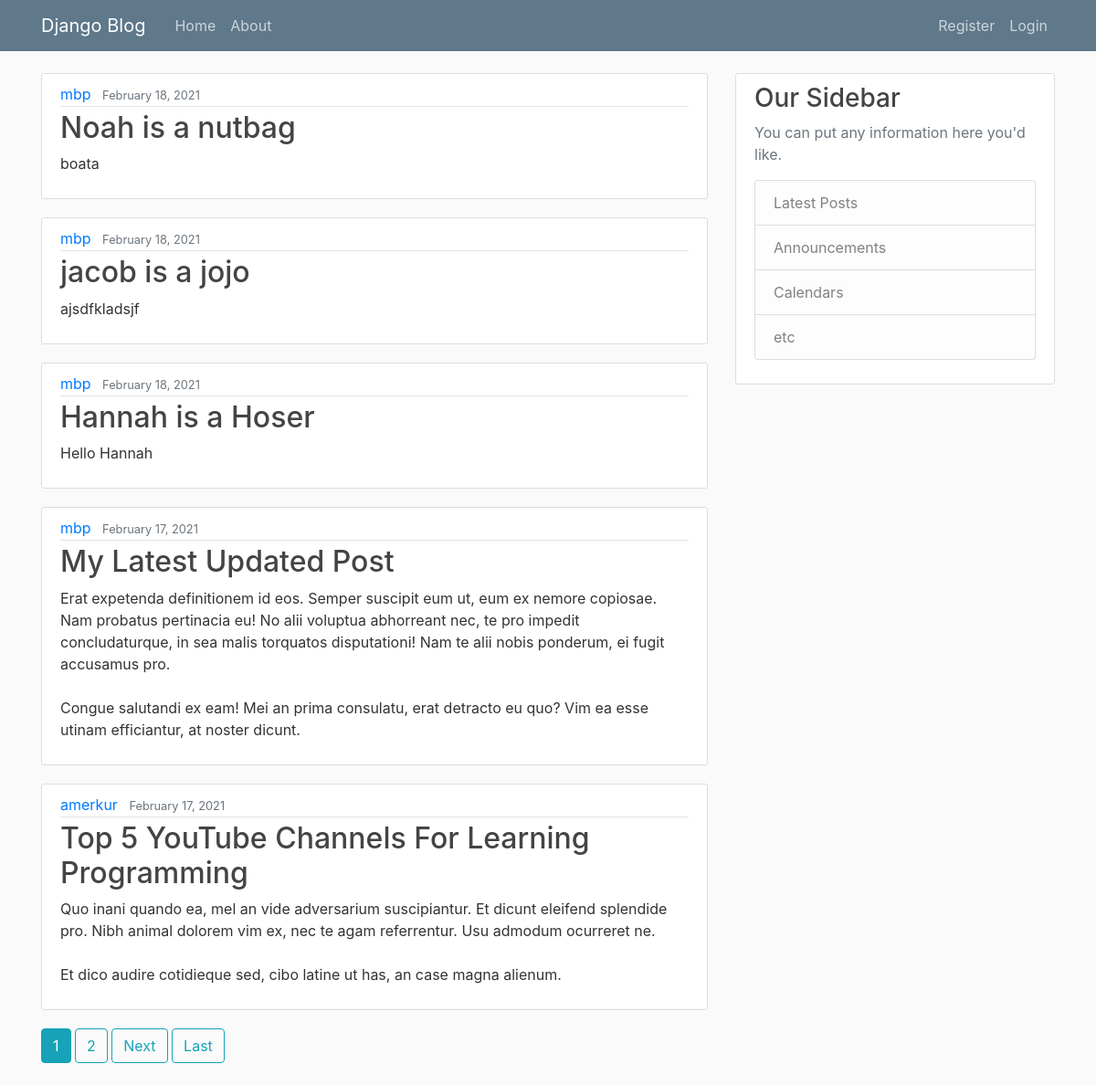
The page / on the database its author committed.
### blog/models.py (models this page shows, shortened)
class Post(models.Model):
    title = models.CharField(max_length=100)
    content = models.TextField()
    date_posted = models.DateTimeField(default=timezone.now)
    author = models.ForeignKey(User, on_delete=models.CASCADE)

### blog/views.py (the view)
# urls.py: path('', PostListView.as_view(), name='blog-home'),
class PostListView(ListView):
    model = Post
    template_name = 'blog/home.html'
    context_object_name = 'posts'
    ordering = ['-date_posted']
    paginate_by = 5

### blog/templates/blog/home.html (shortened to what this page needs)
{% extends 'blog/base.html' %}
{% block content %}
    {% for post in posts %}
        <article class="media content-section">
            <div class="media-body">
                <div class="article-metadata">
                    <a class="mr-2" href="{% url 'user-post' post.author.username %}">{{ post.author }}</a>
                    <small class="text-muted">{{ post.date_posted|date:"F d, Y" }}</small>
                </div>
                <h2><a class="article-title" href="{% url 'post-detail' post.id %}">{{ post.title }}</a></h2>
                <p class="article-content">{{ post.content }}</p>
            </div>
        </article>
    {% endfor %}
    {% if is_paginated %}
        {% for num in page_obj.paginator.page_range %}
            {% if page_obj.number == num %}
                <a class="btn btn-info mb-4" href="?page={{ num }}">{{ num }}</a>
            {% elif num > page_obj.number|add:'-2' and num < page_obj.number|add:'2' %}
                <a class="btn btn-outline-info mb-4" href="?page={{ num }}">{{ num }}</a>
            {% endif %}
        {% endfor %}
        {% if page_obj.has_next %}
            <a class="btn btn-outline-info mb-4" href="?page={{ page_obj.next_page_number }}">Next</a>
            <a class="btn btn-outline-info mb-4" href="?page={{ page_obj.paginator.num_pages }}">Last</a>
        {% endif %}
    {% endif %}
{% endblock content %}

### blog/templates/blog/base.html (shortened to what this page needs)
{% load static %}
<!DOCTYPE html>
<html>
    <head>
        <link rel="stylesheet" href="https://stackpath.bootstrapcdn.com/bootstrap/4.3.1/css/bootstrap.min.css">
        <link rel="stylesheet" href="{% static 'blog/main.css' %}">
    </head>
    <body>
    <header class="site-header">
        <nav class="navbar navbar-expand-md navbar-dark bg-steel fixed-top">
            <div class="container">
            <a class="navbar-brand mr-4" href="{% url 'blog-home' %}">Django Blog</a>
            <div class="collapse navbar-collapse" id="navbarToggle">
                <div class="navbar-nav mr-auto">
                <a class="nav-item nav-link" href="{% url 'blog-home' %}">Home</a>
                <a class="nav-item nav-link" href="{% url 'blog-about' %}">About</a>
                </div>
                <div class="navbar-nav">
                  {% if user.is_authenticated %}
                    <a class="nav-item nav-link" href="{% url 'post-create' %}">New Post</a>
                    <a class="nav-item nav-link" href="{% url 'profile' %}">Profile</a>
                    <a class="nav-item nav-link" href="{% url 'logout' %}">Logout</a>
                  {% else %}
                    <a class="nav-item nav-link" href="{% url 'register' %}">Register</a>
                    <a class="nav-item nav-link" href="{% url 'login' %}">Login</a>
                  {% endif %}
                </div>
            </div>
            </div>
        </nav>
    </header>
    <main role="main" class="container">
        <div class="row">
          <div class="col-md-8">
            {% block content %}{% endblock %}
          </div>
          <div class="col-md-4">
            <div class="content-section">
              <h3>Our Sidebar</h3>
              <p class='text-muted'>You can put any information here you'd like.
                <ul class="list-group">
                  <li class="list-group-item list-group-item-light">Latest Posts</li>
                  <li class="list-group-item list-group-item-light">Announcements</li>
                  <li class="list-group-item list-group-item-light">Calendars</li>
                  <li class="list-group-item list-group-item-light">etc</li>
                </ul>
              </p>
            </div>
          </div>
        </div>
    </main>
    </body>
</html>

### blog/static/blog/main.css (style rules this page uses)
body { background: #fafafa; color: #333333; margin-top: 5rem; }
h1, h2, h3, h4, h5, h6 { color: #444444; }
ul { margin: 0; }
.bg-steel { background-color: #5f788a; }
.site-header .navbar-nav .nav-link { color: #cbd5db; }
.content-section { background: #ffffff; padding: 10px 20px; border: 1px solid #dddddd; border-radius: 3px; margin-bottom: 20px; }
.article-title { color: #444444; }
.article-content { white-space: pre-line; }
.article-metadata { padding-bottom: 1px; margin-bottom: 4px; border-bottom: 1px solid #e3e3e3 }

### rows shown on the page
Post: author "mbp", date_posted "February 18, 2021", title "Noah is a nutbag", content "boata"
Post: author "mbp", date_posted "February 18, 2021", title "jacob is a jojo", content "ajsdfkladsjf"
Post: author "mbp", date_posted "February 18, 2021", title "Hannah is a Hoser", content "Hello Hannah"
Post: author "mbp", date_posted "February 17, 2021", title "My Latest Updated Post", content "Erat expetenda definitionem id eos. Semper suscipit eum ut, eum ex nemore copiosae. Nam probatus pertinacia eu! No alii voluptua abhorreant nec, te pro impedit concludaturque, in sea malis torquatos disputationi! Nam te alii nobis ponderum, ei fugit accusamus pro. Congue salutandi ex eam! Mei an prima consulatu, erat detracto eu quo? Vim ea esse utinam efficiantur, at noster dicunt."
Post: author "amerkur", date_posted "February 17, 2021", title "Top 5 YouTube Channels For Learning Programming", content "Quo inani quando ea, mel an vide adversarium suscipiantur. Et dicunt eleifend splendide pro. Nibh animal dolorem vim ex, nec te agam referrentur. Usu admodum ocurreret ne. Et dico audire cotidieque sed, cibo latine ut has, an case magna alienum."

### other values the page prints
{{ num }} "1"
{{ num }} "2"
